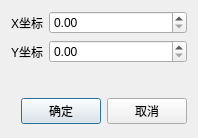
<?xml version="1.0" encoding="UTF-8"?>
<ui version="4.0">
 <class>EditFirePoint</class>
 <widget class="QDialog" name="EditFirePoint">
  <property name="geometry">
   <rect>
    <x>0</x>
    <y>0</y>
    <width>198</width>
    <height>138</height>
   </rect>
  </property>
  <property name="windowTitle">
   <string>起爆点</string>
  </property>
  <layout class="QVBoxLayout" name="verticalLayout">
   <item>
    <layout class="QFormLayout" name="formLayout">
     <item row="0" column="0">
      <widget class="QLabel" name="label">
       <property name="text">
        <string>X坐标</string>
       </property>
      </widget>
     </item>
     <item row="0" column="1">
      <widget class="QDoubleSpinBox" name="doubleSpinBox_X"/>
     </item>
     <item row="1" column="0">
      <widget class="QLabel" name="label_2">
       <property name="text">
        <string>Y坐标</string>
       </property>
      </widget>
     </item>
     <item row="1" column="1">
      <widget class="QDoubleSpinBox" name="doubleSpinBox_Y"/>
     </item>
    </layout>
   </item>
   <item>
    <layout class="QHBoxLayout">
     <property name="spacing">
      <number>6</number>
     </property>
     <property name="leftMargin">
      <number>0</number>
     </property>
     <property name="topMargin">
      <number>0</number>
     </property>
     <property name="rightMargin">
      <number>0</number>
     </property>
     <property name="bottomMargin">
      <number>0</number>
     </property>
     <item>
      <spacer>
       <property name="orientation">
        <enum>Qt::Horizontal</enum>
       </property>
       <property name="sizeHint" stdset="0">
        <size>
         <width>131</width>
         <height>31</height>
        </size>
       </property>
      </spacer>
     </item>
     <item>
      <widget class="QPushButton" name="okButton">
       <property name="text">
        <string>确定</string>
       </property>
      </widget>
     </item>
     <item>
      <widget class="QPushButton" name="cancelButton">
       <property name="text">
        <string>取消</string>
       </property>
      </widget>
     </item>
    </layout>
   </item>
  </layout>
 </widget>
 <resources/>
 <connections>
  <connection>
   <sender>okButton</sender>
   <signal>clicked()</signal>
   <receiver>EditFirePoint</receiver>
   <slot>accept()</slot>
   <hints>
    <hint type="sourcelabel">
     <x>278</x>
     <y>253</y>
    </hint>
    <hint type="destinationlabel">
     <x>96</x>
     <y>254</y>
    </hint>
   </hints>
  </connection>
  <connection>
   <sender>cancelButton</sender>
   <signal>clicked()</signal>
   <receiver>EditFirePoint</receiver>
   <slot>reject()</slot>
   <hints>
    <hint type="sourcelabel">
     <x>369</x>
     <y>253</y>
    </hint>
    <hint type="destinationlabel">
     <x>179</x>
     <y>282</y>
    </hint>
   </hints>
  </connection>
 </connections>
</ui>
